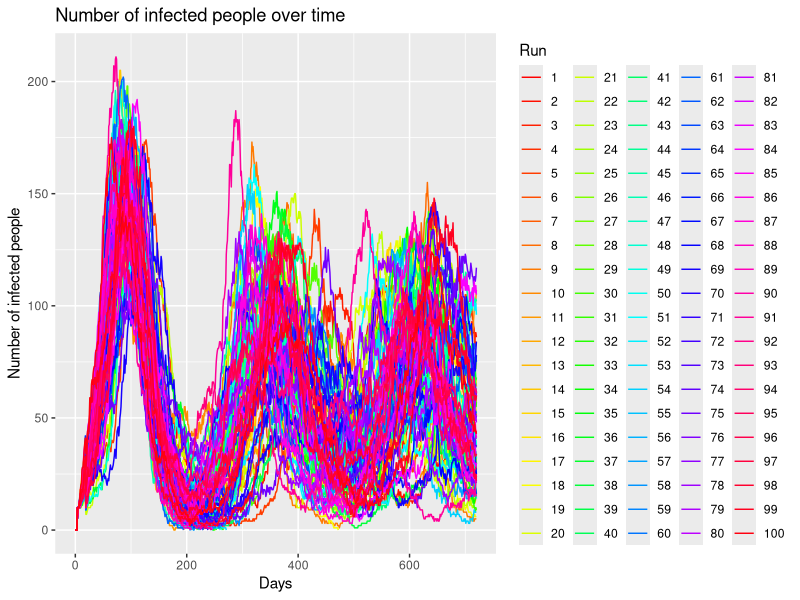

Source code (R):
#Put this at the top of every file, unless you really really want to work with factors
#this will save you a lot of confusion
options(stringsAsFactors = FALSE)
options(device=.Platform$OS.type)

#these are from two separate packages
library(ggplot2)

# needed for reshaping data frames
# library(reshape2)
#
# #used for querying data, performing aggregations, filtering, etc.
# library(sqldf)

df_preExperiment = read.table("netlogo/pre-experiment.csv", skip = 6, sep = ",", head=TRUE)
# Remove the X. in the column names
colnames(df_preExperiment) = gsub("X\\.", "", colnames(df_preExperiment))
summary(df_preExperiment)

# Array of curves
ggplot(data=df_preExperiment, aes(x=step., y=n.sick.people, group=run.number.)) + #use myDataFrame for the data, columns for x and y
  geom_line(aes(colour = as.factor(run.number.))) + #we want to use points, colored by runNumber
  xlab("Days") +  #specify x and y labels
  ylab("Number of infected people") +
  ggtitle("Number of infected people over time") + #give the plot a title
  scale_colour_manual("Run",values = rainbow(max(df_preExperiment$run.number., na.rm = FALSE)))
